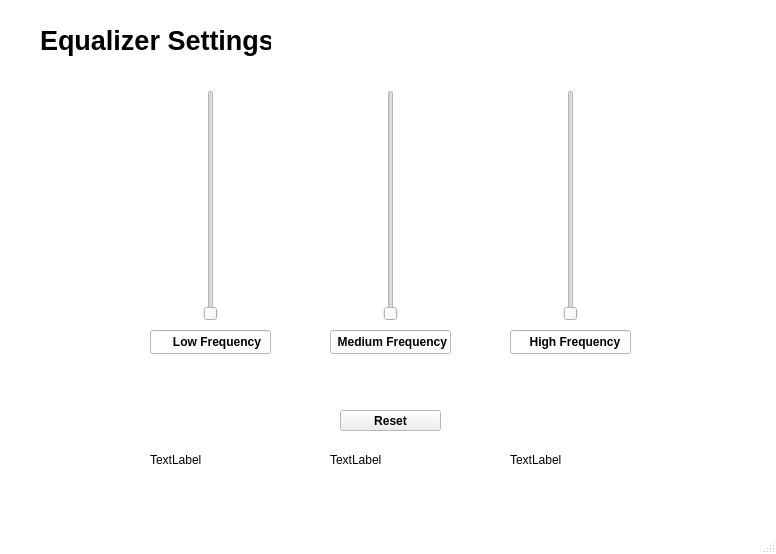
<?xml version="1.0" encoding="UTF-8"?>
<ui version="4.0">
 <class>EqualizerWindow</class>
 <widget class="QMainWindow" name="EqualizerWindow">
  <property name="geometry">
   <rect>
    <x>0</x>
    <y>0</y>
    <width>776</width>
    <height>554</height>
   </rect>
  </property>
  <property name="palette">
   <palette>
    <active>
     <colorrole role="Window">
      <brush brushstyle="SolidPattern">
       <color alpha="255">
        <red>255</red>
        <green>255</green>
        <blue>255</blue>
       </color>
      </brush>
     </colorrole>
    </active>
    <inactive>
     <colorrole role="Window">
      <brush brushstyle="SolidPattern">
       <color alpha="255">
        <red>255</red>
        <green>255</green>
        <blue>255</blue>
       </color>
      </brush>
     </colorrole>
    </inactive>
    <disabled>
     <colorrole role="Base">
      <brush brushstyle="SolidPattern">
       <color alpha="255">
        <red>255</red>
        <green>255</green>
        <blue>255</blue>
       </color>
      </brush>
     </colorrole>
     <colorrole role="Window">
      <brush brushstyle="SolidPattern">
       <color alpha="255">
        <red>255</red>
        <green>255</green>
        <blue>255</blue>
       </color>
      </brush>
     </colorrole>
    </disabled>
   </palette>
  </property>
  <property name="windowTitle">
   <string>EqualizerWindow</string>
  </property>
  <property name="autoFillBackground">
   <bool>false</bool>
  </property>
  <widget class="QWidget" name="centralwidget">
   <widget class="QSlider" name="sliderLow">
    <property name="geometry">
     <rect>
      <x>180</x>
      <y>90</y>
      <width>61</width>
      <height>231</height>
     </rect>
    </property>
    <property name="orientation">
     <enum>Qt::Vertical</enum>
    </property>
   </widget>
   <widget class="QSlider" name="sliderHigh">
    <property name="geometry">
     <rect>
      <x>540</x>
      <y>90</y>
      <width>61</width>
      <height>231</height>
     </rect>
    </property>
    <property name="orientation">
     <enum>Qt::Vertical</enum>
    </property>
   </widget>
   <widget class="QSlider" name="sliderMedium">
    <property name="geometry">
     <rect>
      <x>360</x>
      <y>90</y>
      <width>61</width>
      <height>231</height>
     </rect>
    </property>
    <property name="orientation">
     <enum>Qt::Vertical</enum>
    </property>
   </widget>
   <widget class="QLineEdit" name="lineEdit">
    <property name="geometry">
     <rect>
      <x>150</x>
      <y>330</y>
      <width>121</width>
      <height>24</height>
     </rect>
    </property>
    <property name="font">
     <font>
      <bold>true</bold>
     </font>
    </property>
    <property name="text">
     <string>      Low Frequency</string>
    </property>
   </widget>
   <widget class="QLineEdit" name="lineEdit_2">
    <property name="geometry">
     <rect>
      <x>330</x>
      <y>330</y>
      <width>121</width>
      <height>24</height>
     </rect>
    </property>
    <property name="font">
     <font>
      <bold>true</bold>
     </font>
    </property>
    <property name="text">
     <string>  Medium Frequency</string>
    </property>
   </widget>
   <widget class="QLineEdit" name="lineEdit_3">
    <property name="geometry">
     <rect>
      <x>510</x>
      <y>330</y>
      <width>121</width>
      <height>24</height>
     </rect>
    </property>
    <property name="font">
     <font>
      <bold>true</bold>
     </font>
    </property>
    <property name="text">
     <string>     High Frequency</string>
    </property>
   </widget>
   <widget class="QLabel" name="label">
    <property name="geometry">
     <rect>
      <x>40</x>
      <y>20</y>
      <width>231</width>
      <height>41</height>
     </rect>
    </property>
    <property name="font">
     <font>
      <pointsize>20</pointsize>
      <bold>true</bold>
     </font>
    </property>
    <property name="text">
     <string>Equalizer Settings</string>
    </property>
   </widget>
   <widget class="QPushButton" name="resetButton">
    <property name="geometry">
     <rect>
      <x>340</x>
      <y>410</y>
      <width>101</width>
      <height>21</height>
     </rect>
    </property>
    <property name="font">
     <font>
      <pointsize>9</pointsize>
      <bold>true</bold>
     </font>
    </property>
    <property name="text">
     <string>Reset</string>
    </property>
   </widget>
   <widget class="QLabel" name="labelLow">
    <property name="geometry">
     <rect>
      <x>150</x>
      <y>450</y>
      <width>121</width>
      <height>20</height>
     </rect>
    </property>
    <property name="text">
     <string>TextLabel</string>
    </property>
   </widget>
   <widget class="QLabel" name="labelMedium">
    <property name="geometry">
     <rect>
      <x>330</x>
      <y>450</y>
      <width>131</width>
      <height>20</height>
     </rect>
    </property>
    <property name="text">
     <string>TextLabel</string>
    </property>
   </widget>
   <widget class="QLabel" name="labelHigh">
    <property name="geometry">
     <rect>
      <x>510</x>
      <y>450</y>
      <width>121</width>
      <height>20</height>
     </rect>
    </property>
    <property name="text">
     <string>TextLabel</string>
    </property>
   </widget>
  </widget>
  <widget class="QMenuBar" name="menubar">
   <property name="geometry">
    <rect>
     <x>0</x>
     <y>0</y>
     <width>776</width>
     <height>21</height>
    </rect>
   </property>
  </widget>
  <widget class="QStatusBar" name="statusbar"/>
 </widget>
 <resources/>
 <connections/>
</ui>
